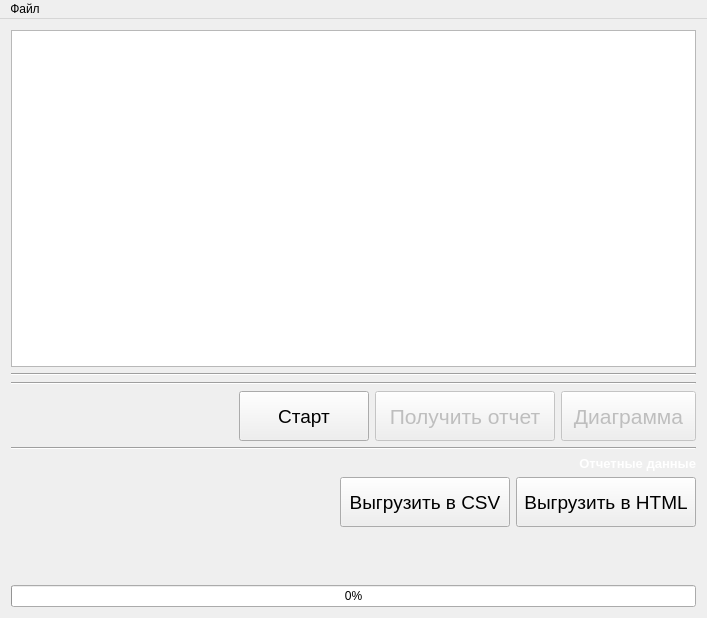
<?xml version="1.0" encoding="UTF-8"?>
<ui version="4.0">
 <class>MainWindow</class>
 <widget class="QMainWindow" name="MainWindow">
  <property name="geometry">
   <rect>
    <x>0</x>
    <y>0</y>
    <width>707</width>
    <height>618</height>
   </rect>
  </property>
  <property name="windowTitle">
   <string>MNPPhoneAnalyze | Главная</string>
  </property>
  <widget class="QWidget" name="centralWidget">
   <layout class="QVBoxLayout" name="verticalLayout">
    <item>
     <widget class="QTableWidget" name="phoneTable">
      <property name="font">
       <font>
        <pointsize>7</pointsize>
       </font>
      </property>
      <property name="toolTipDuration">
       <number>-1</number>
      </property>
      <property name="horizontalScrollMode">
       <enum>QAbstractItemView::ScrollPerPixel</enum>
      </property>
      <property name="gridStyle">
       <enum>Qt::CustomDashLine</enum>
      </property>
      <attribute name="horizontalHeaderCascadingSectionResizes">
       <bool>true</bool>
      </attribute>
      <attribute name="verticalHeaderCascadingSectionResizes">
       <bool>true</bool>
      </attribute>
     </widget>
    </item>
    <item>
     <widget class="Line" name="line_2">
      <property name="orientation">
       <enum>Qt::Horizontal</enum>
      </property>
     </widget>
    </item>
    <item>
     <widget class="Line" name="line_3">
      <property name="orientation">
       <enum>Qt::Horizontal</enum>
      </property>
     </widget>
    </item>
    <item>
     <layout class="QHBoxLayout" name="horizontalLayout_4">
      <item>
       <spacer name="horizontalSpacer_2">
        <property name="orientation">
         <enum>Qt::Horizontal</enum>
        </property>
        <property name="sizeHint" stdset="0">
         <size>
          <width>40</width>
          <height>20</height>
         </size>
        </property>
       </spacer>
      </item>
      <item>
       <widget class="QPushButton" name="startButton">
        <property name="minimumSize">
         <size>
          <width>130</width>
          <height>50</height>
         </size>
        </property>
        <property name="font">
         <font>
          <family>Tahoma</family>
          <pointsize>14</pointsize>
         </font>
        </property>
        <property name="text">
         <string>Старт</string>
        </property>
       </widget>
      </item>
      <item>
       <widget class="QPushButton" name="getResearchButton">
        <property name="enabled">
         <bool>false</bool>
        </property>
        <property name="minimumSize">
         <size>
          <width>180</width>
          <height>50</height>
         </size>
        </property>
        <property name="font">
         <font>
          <family>Tahoma</family>
          <pointsize>16</pointsize>
         </font>
        </property>
        <property name="text">
         <string>Получить отчет</string>
        </property>
       </widget>
      </item>
      <item>
       <widget class="QPushButton" name="showDiagramButton">
        <property name="enabled">
         <bool>false</bool>
        </property>
        <property name="minimumSize">
         <size>
          <width>135</width>
          <height>50</height>
         </size>
        </property>
        <property name="font">
         <font>
          <family>Tahoma</family>
          <pointsize>16</pointsize>
         </font>
        </property>
        <property name="text">
         <string>Диаграмма</string>
        </property>
       </widget>
      </item>
     </layout>
    </item>
    <item>
     <widget class="Line" name="line">
      <property name="orientation">
       <enum>Qt::Horizontal</enum>
      </property>
     </widget>
    </item>
    <item>
     <widget class="QLabel" name="reportDataLabel">
      <property name="font">
       <font>
        <family>Tahoma</family>
        <pointsize>10</pointsize>
       </font>
      </property>
      <property name="styleSheet">
       <string notr="true">color: rgb(255, 255, 255);</string>
      </property>
      <property name="text">
       <string>&lt;html&gt;&lt;head/&gt;&lt;body&gt;&lt;p align=&quot;right&quot;&gt;&lt;span style=&quot; font-weight:600;&quot;&gt;Отчетные данные&lt;/span&gt;&lt;/p&gt;&lt;/body&gt;&lt;/html&gt;</string>
      </property>
     </widget>
    </item>
    <item>
     <layout class="QHBoxLayout" name="horizontalLayout">
      <item>
       <spacer name="horizontalSpacer_5">
        <property name="orientation">
         <enum>Qt::Horizontal</enum>
        </property>
        <property name="sizeHint" stdset="0">
         <size>
          <width>40</width>
          <height>20</height>
         </size>
        </property>
       </spacer>
      </item>
      <item>
       <widget class="QPushButton" name="unloadCSVButton">
        <property name="minimumSize">
         <size>
          <width>170</width>
          <height>50</height>
         </size>
        </property>
        <property name="font">
         <font>
          <family>Tahoma</family>
          <pointsize>14</pointsize>
         </font>
        </property>
        <property name="text">
         <string>Выгрузить в CSV</string>
        </property>
       </widget>
      </item>
      <item>
       <widget class="QPushButton" name="unloadHTMLButton">
        <property name="minimumSize">
         <size>
          <width>180</width>
          <height>50</height>
         </size>
        </property>
        <property name="font">
         <font>
          <family>Tahoma</family>
          <pointsize>14</pointsize>
         </font>
        </property>
        <property name="text">
         <string>Выгрузить в HTML</string>
        </property>
       </widget>
      </item>
     </layout>
    </item>
    <item>
     <layout class="QHBoxLayout" name="horizontalLayout_2">
      <item>
       <widget class="QLabel" name="loaderLabel">
        <property name="text">
         <string/>
        </property>
       </widget>
      </item>
      <item>
       <widget class="QLabel" name="countsLabel">
        <property name="font">
         <font>
          <pointsize>8</pointsize>
         </font>
        </property>
        <property name="styleSheet">
         <string notr="true">color:rgb(255, 255, 255)</string>
        </property>
        <property name="text">
         <string/>
        </property>
       </widget>
      </item>
      <item>
       <spacer name="horizontalSpacer">
        <property name="orientation">
         <enum>Qt::Horizontal</enum>
        </property>
        <property name="sizeHint" stdset="0">
         <size>
          <width>40</width>
          <height>20</height>
         </size>
        </property>
       </spacer>
      </item>
      <item>
       <widget class="QLabel" name="countFailedNumber">
        <property name="font">
         <font>
          <pointsize>8</pointsize>
         </font>
        </property>
        <property name="styleSheet">
         <string notr="true">color: rgb(255, 255, 255);</string>
        </property>
        <property name="text">
         <string/>
        </property>
       </widget>
      </item>
     </layout>
    </item>
    <item>
     <layout class="QFormLayout" name="formLayout">
      <item row="0" column="0">
       <widget class="QLabel" name="countFactChangeOperatortLabel">
        <property name="font">
         <font>
          <family>MS Shell Dlg 2</family>
          <weight>50</weight>
          <bold>false</bold>
         </font>
        </property>
        <property name="styleSheet">
         <string notr="true">color: rgb(255, 255, 255);</string>
        </property>
        <property name="text">
         <string/>
        </property>
       </widget>
      </item>
      <item row="0" column="1">
       <spacer name="horizontalSpacer_3">
        <property name="orientation">
         <enum>Qt::Horizontal</enum>
        </property>
        <property name="sizeHint" stdset="0">
         <size>
          <width>40</width>
          <height>20</height>
         </size>
        </property>
       </spacer>
      </item>
     </layout>
    </item>
    <item>
     <widget class="QProgressBar" name="progressBar">
      <property name="value">
       <number>0</number>
      </property>
     </widget>
    </item>
   </layout>
  </widget>
  <widget class="QMenuBar" name="menuBar">
   <property name="geometry">
    <rect>
     <x>0</x>
     <y>0</y>
     <width>707</width>
     <height>18</height>
    </rect>
   </property>
   <widget class="QMenu" name="menu">
    <property name="title">
     <string>Файл</string>
    </property>
    <addaction name="action_2"/>
    <addaction name="action_3"/>
    <addaction name="separator"/>
    <addaction name="action"/>
   </widget>
   <addaction name="menu"/>
  </widget>
  <action name="action">
   <property name="text">
    <string>Выход</string>
   </property>
  </action>
  <action name="action_2">
   <property name="text">
    <string>Настройки</string>
   </property>
  </action>
  <action name="action_3">
   <property name="text">
    <string>Показать диаграмму</string>
   </property>
   <property name="toolTip">
    <string>Показать диаграмму</string>
   </property>
  </action>
  <action name="action_4">
   <property name="text">
    <string>Очистить таблицу</string>
   </property>
   <property name="toolTip">
    <string>Очистить таблицу</string>
   </property>
  </action>
 </widget>
 <layoutdefault spacing="6" margin="11"/>
 <resources/>
 <connections/>
</ui>
